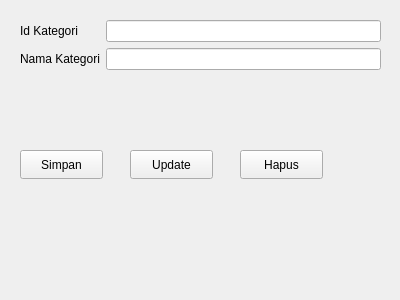
<?xml version="1.0" encoding="UTF-8"?>
<ui version="4.0">
 <class>Formkategori</class>
 <widget class="QWidget" name="Formkategori">
  <property name="geometry">
   <rect>
    <x>0</x>
    <y>0</y>
    <width>400</width>
    <height>300</height>
   </rect>
  </property>
  <property name="windowTitle">
   <string>Form</string>
  </property>
  <widget class="QWidget" name="formLayoutWidget">
   <property name="geometry">
    <rect>
     <x>20</x>
     <y>20</y>
     <width>361</width>
     <height>111</height>
    </rect>
   </property>
   <layout class="QFormLayout" name="formLayout">
    <item row="0" column="0">
     <widget class="QLabel" name="idKategoriLabel">
      <property name="text">
       <string>Id Kategori</string>
      </property>
     </widget>
    </item>
    <item row="0" column="1">
     <widget class="QLineEdit" name="idKategoriLineEdit"/>
    </item>
    <item row="1" column="0">
     <widget class="QLabel" name="namaKategoriLabel">
      <property name="text">
       <string>Nama Kategori</string>
      </property>
     </widget>
    </item>
    <item row="1" column="1">
     <widget class="QLineEdit" name="namaKategoriLineEdit"/>
    </item>
   </layout>
  </widget>
  <widget class="QPushButton" name="pushButton">
   <property name="geometry">
    <rect>
     <x>20</x>
     <y>150</y>
     <width>83</width>
     <height>29</height>
    </rect>
   </property>
   <property name="text">
    <string>Simpan</string>
   </property>
  </widget>
  <widget class="QPushButton" name="pushButton_2">
   <property name="geometry">
    <rect>
     <x>130</x>
     <y>150</y>
     <width>83</width>
     <height>29</height>
    </rect>
   </property>
   <property name="text">
    <string>Update</string>
   </property>
  </widget>
  <widget class="QPushButton" name="pushButton_3">
   <property name="geometry">
    <rect>
     <x>240</x>
     <y>150</y>
     <width>83</width>
     <height>29</height>
    </rect>
   </property>
   <property name="text">
    <string>Hapus</string>
   </property>
  </widget>
 </widget>
 <resources/>
 <connections/>
</ui>
